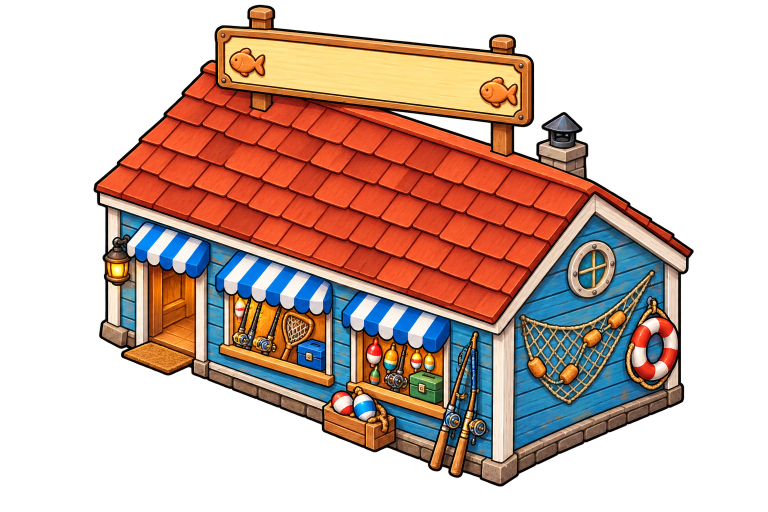
#> input picture art_source/Bunt bemaltes Fischereigeschäft am Meer.png, 1536 x 1024 px, found by its file name (shown at 1/2 size)
$ python extract_gear_shop.py 'art_source/Bunt bemaltes Fischereigeschäft am Meer.png' assets/sprites/props/gear_shop.png
#> lines starting #> are read from the running program, lines starting #| are printed output that depends on the picture; after the words box and inside, x2 and y2 are one past the last pixel; in counts of white or black regions, pixels touching at a corner belong together
"""Cuts the gear shop out of its painting and straightens it to the game's 2:1 isometry.

The painting (art_source/"Bunt bemaltes Fischereigeschäft am Meer.png") has a dark backdrop with
a soft glow instead of transparency. Background is every smooth pixel (no sharp step to its
neighbours) connected to the border, plus the pocket of backdrop under the sign; the building's
black outline is a sharp edge, so the fill stops there. Where the backdrop is nearly black the
fill runs into the outline, so the dark pixels next to the building are given back.

The painting's camera is flatter than the game's: its base edges rise 0.39 and 0.42 px per px
instead of 0.5. A vertical stretch with a slight shear (y' = 1.235 y + 0.0185 x) brings both to
0.5 and keeps verticals vertical. The building then is 3 cells long but only about 1.6 deep;
GearShopNode stands it on the footprint's front edges.

Needs Pillow, NumPy and SciPy. Usage:
  python tools/extract_gear_shop.py "art_source/Bunt bemaltes Fischereigeschäft am Meer.png" assets/sprites/props/gear_shop.png
"""
import sys

import numpy as np
from PIL import Image
from scipy import ndimage

SMOOTH = 8
# A point in the pocket of backdrop between the sign and the roof.
POCKET = (900, 245)
DARK = 40
STRETCH = 1.235
SHEAR = 0.0185


def main() -> None:
    rgb = np.array(Image.open(sys.argv[1]).convert("RGB"))
    rgba = np.dstack([rgb, _alpha(rgb.astype(int))])
    Image.fromarray(_trim(_straighten(rgba)), "RGBA").save(sys.argv[2])


def _alpha(rgb: np.ndarray) -> np.ndarray:
    step = np.zeros(rgb.shape[:2], int)
    d = np.abs(np.diff(rgb, axis=1)).max(2)
    step[:, 1:] = np.maximum(step[:, 1:], d)
    step[:, :-1] = np.maximum(step[:, :-1], d)
    d = np.abs(np.diff(rgb, axis=0)).max(2)
#> d: shape (1023, 1536) int64
    step[1:] = np.maximum(step[1:], d)
    step[:-1] = np.maximum(step[:-1], d)
    regions, _ = ndimage.label(step < SMOOTH)
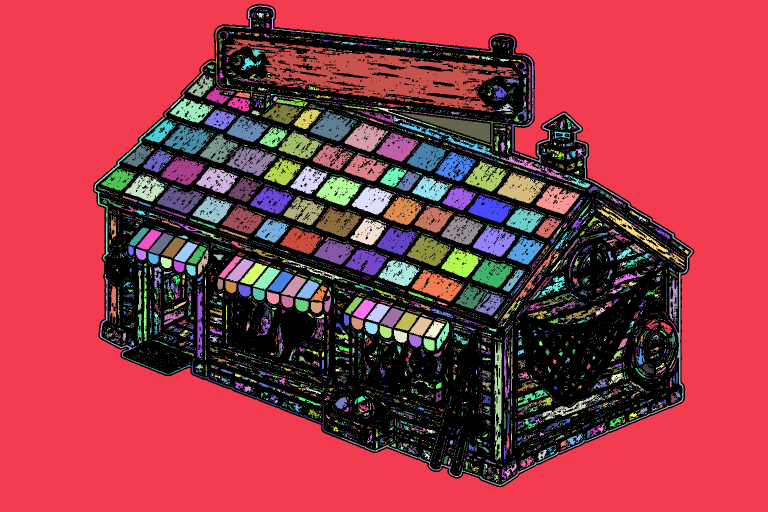
#> regions: shape (1024, 1536) int32 (shown at 1/2 size); 10092 distinct labels, from 0 to 10091; one colour per label, 0 black
    border = np.unique(np.concatenate([regions[0], regions[-1], regions[:, 0], regions[:, -1]]))
#> border = [1]
    pocket = regions == regions[POCKET[1], POCKET[0]]
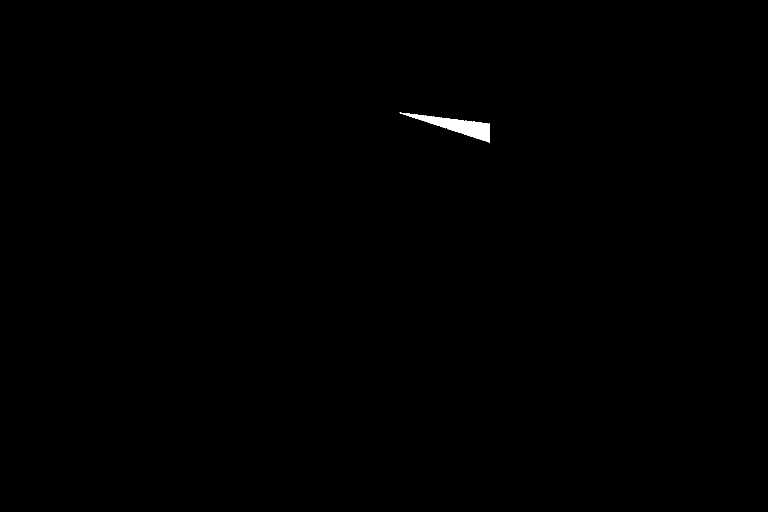
#> pocket: shape (1024, 1536) bool (shown at 1/2 size); 0.22% white; 1 white region, box (x1, y1, x2, y2) and area: (799, 225, 980, 285) 3531
    background = ndimage.binary_opening(np.isin(regions, border[border > 0]) | pocket, iterations=1)
#> background: shape (1024, 1536) bool; 50.3% white; 5 black regions (4 under 20 px), largest, box (x1, y1, x2, y2) and area: (185, 7, 1389, 975) 782242
    dark = rgb.max(2) <= DARK
#> dark: shape (1024, 1536) bool; 37.7% white; 1008 white regions (888 under 20 px), largest, box (x1, y1, x2, y2) and area: (0, 0, 800, 1024) 282011, (1071, 0, 1536, 1024) 249461, (187, 10, 1387, 973) 46023
    building = ~background
    building |= dark & ndimage.binary_dilation(building, iterations=10)
#> building: shape (1024, 1536) bool; 49.8% white; 5 white regions, box (x1, y1, x2, y2) and area: (185, 7, 1389, 975) 782242, (0, 0, 11, 11) 66, (1525, 0, 1536, 11) 66, (0, 1013, 11, 1024) 66, (1525, 1013, 1536, 1024) 66
    building = ndimage.binary_fill_holes(building)
    building[ndimage.binary_dilation(pocket)] = False
    parts, count = ndimage.label(building)
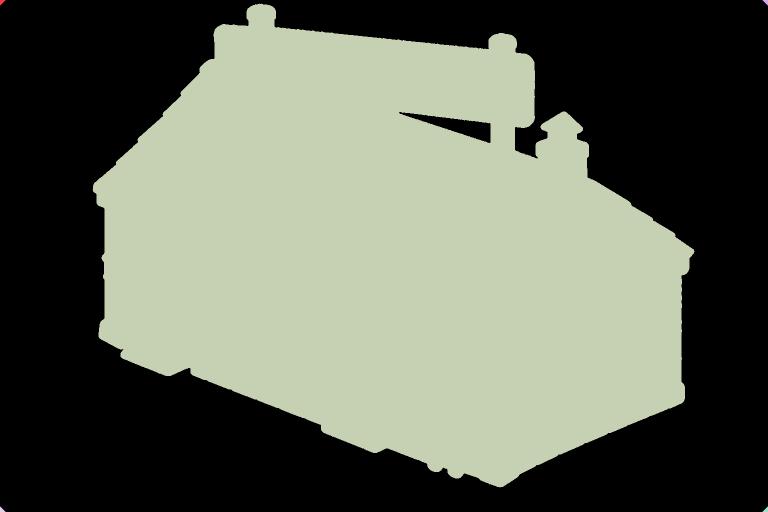
#> parts: shape (1024, 1536) int32 (shown at 1/2 size); 6 distinct labels, from 0 to 5; one colour per label, 0 black
#> count = 5
    building = parts == 1 + np.argmax(ndimage.sum(building, parts, range(1, count + 1)))
#> building: shape (1024, 1536) bool; 49.7% white; 1 white region, box (x1, y1, x2, y2) and area: (185, 7, 1389, 975) 781815
    # Specks of glow outside the outline.
    for _ in range(3):
        edge = building & ndimage.binary_dilation(~building)
        building &= ~(edge & ~dark)
#> this loop made 3 passes
#> pass 1, in _alpha, `building &= ~(edge & ~dark)`:
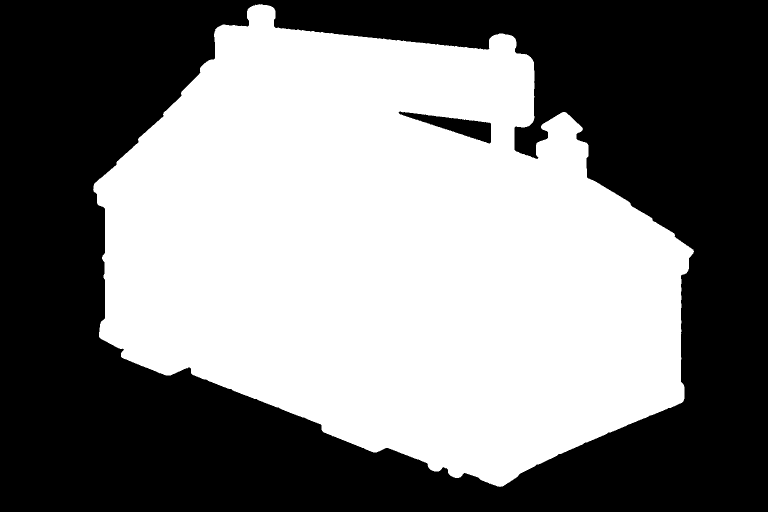
#> building: shape (1024, 1536) bool (shown at 1/2 size); 49.4% white; 1 white region, box (x1, y1, x2, y2) and area: (186, 8, 1388, 974) 777735
#> after the loop: building: shape (1024, 1536) bool; 49.3% white; 1 white region, box (x1, y1, x2, y2) and area: (187, 10, 1387, 973) 774892
    keep = ndimage.binary_erosion(building, iterations=1)
#> keep: shape (1024, 1536) bool; 49% white; 1 white region, box (x1, y1, x2, y2) and area: (188, 11, 1386, 972) 770737
    soft = ndimage.gaussian_filter(keep.astype(float), 0.6)
    return (np.clip(soft * 1.4 - 0.2, 0, 1) * 255).astype(np.uint8)


def _straighten(rgba: np.ndarray) -> np.ndarray:
    """y' = STRETCH y + SHEAR x, resampled premultiplied so no backdrop colour bleeds in."""
    premult = rgba.astype(float)
    premult[..., :3] *= premult[..., 3:] / 255
    height = int(np.ceil(rgba.shape[0] * STRETCH + rgba.shape[1] * SHEAR)) + 2
#> height = 1296
    image = Image.fromarray(np.clip(premult, 0, 255).astype(np.uint8), "RGBA")
    inverse = (1, 0, 0, -SHEAR / STRETCH, 1 / STRETCH, 0)
    out = np.array(image.transform((rgba.shape[1], height), Image.AFFINE, inverse, resample=Image.BICUBIC)).astype(float)
    alpha = out[..., 3:]
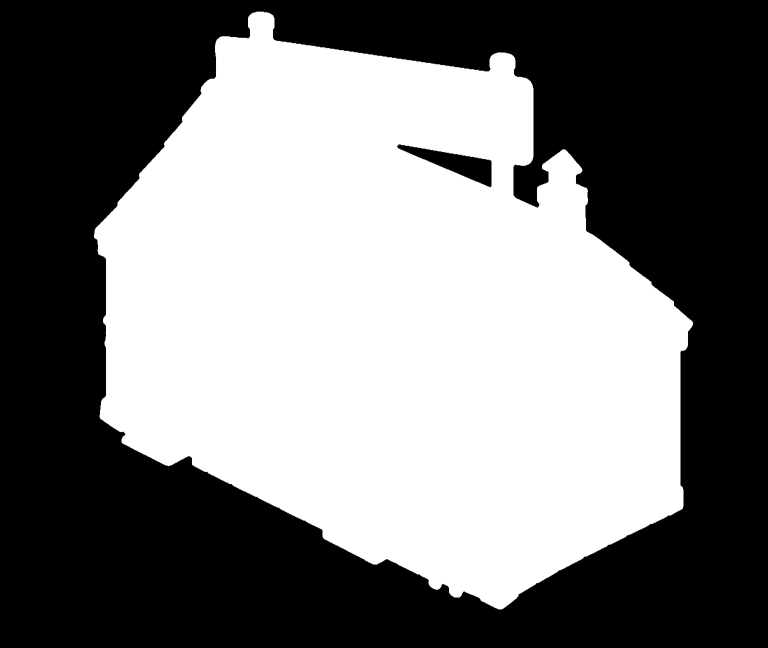
#> alpha: shape (1296, 1536, 1) float64 (shown at 1/2 size); min 0, max 255, mean 121.9
    out[..., :3] = np.where(alpha > 0, out[..., :3] * 255 / np.maximum(alpha, 1), 0)
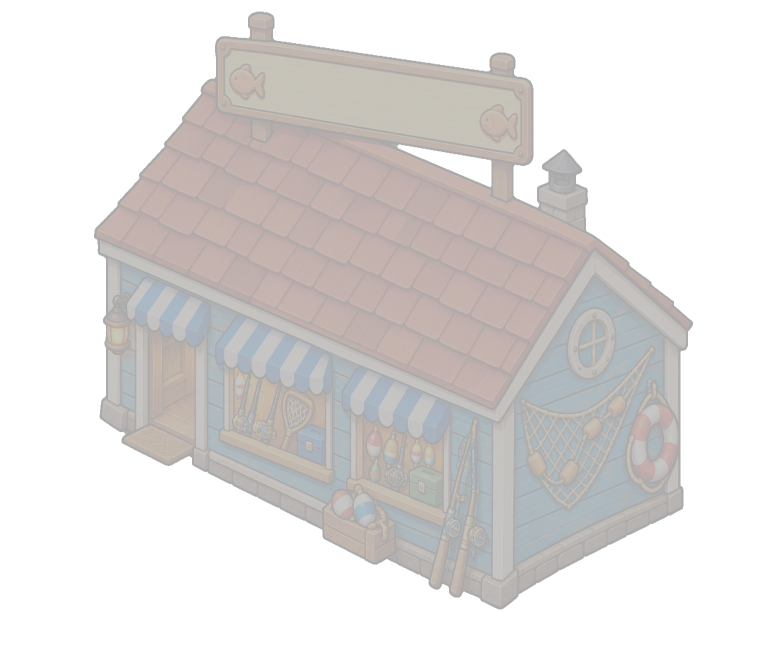
#> out: shape (1296, 1536, 4) float64 (shown at 1/2 size); mean R, G, B, A 75.8, 49.9, 39.7, 121.9; transparent parts drawn white
    return np.clip(out, 0, 255).astype(np.uint8)
#> returned value: shape (1296, 1536, 4)


def _trim(img: np.ndarray) -> np.ndarray:
    ys, xs = np.nonzero(img[..., 3] > 8)
    return img[ys.min():ys.max() + 1, xs.min():xs.max() + 1]
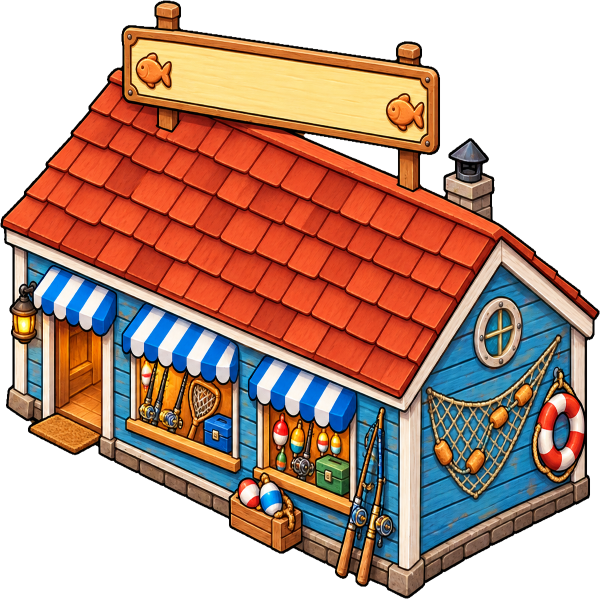
#> returned value: shape (1198, 1200, 4) (shown at 1/2 size); mean of channels 0, 1, 2, 3 105, 69.1, 55, 168.8; transparent parts drawn white


if __name__ == "__main__":
    main()

$ run again, on art_source/Cartoon-Meereswesen auf Transparenz.png
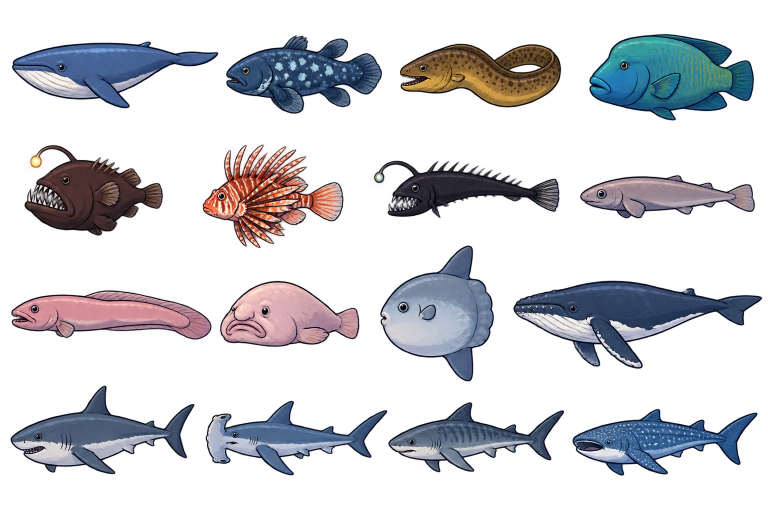
#> input picture art_source/Cartoon-Meereswesen auf Transparenz.png, 1536 x 1024 px (shown at 1/2 size)
#> regions: shape (1024, 1536) int32; 4751 distinct labels, from 0 to 4750
#> border = [1]
#> pocket: shape (1024, 1536) bool; 69.7% white; 16 black regions, largest, box (x1, y1, x2, y2) and area: (1026, 560, 1526, 739) 44251, (1177, 66, 1509, 242) 41450, (758, 490, 989, 764) 37002
#> background: shape (1024, 1536) bool; 69.7% white; 20 black regions (4 under 20 px), largest, box (x1, y1, x2, y2) and area: (1026, 560, 1526, 739) 44263, (1177, 66, 1509, 242) 41457, (758, 490, 989, 764) 37026
#> dark: shape (1024, 1536) bool; 4.2% white; 712 white regions (598 under 20 px), largest, box (x1, y1, x2, y2) and area: (749, 290, 1116, 436) 18318, (743, 0, 858, 57) 3412, (49, 347, 323, 471) 3284
#> in _alpha, `parts, count = ndimage.label(building)`:
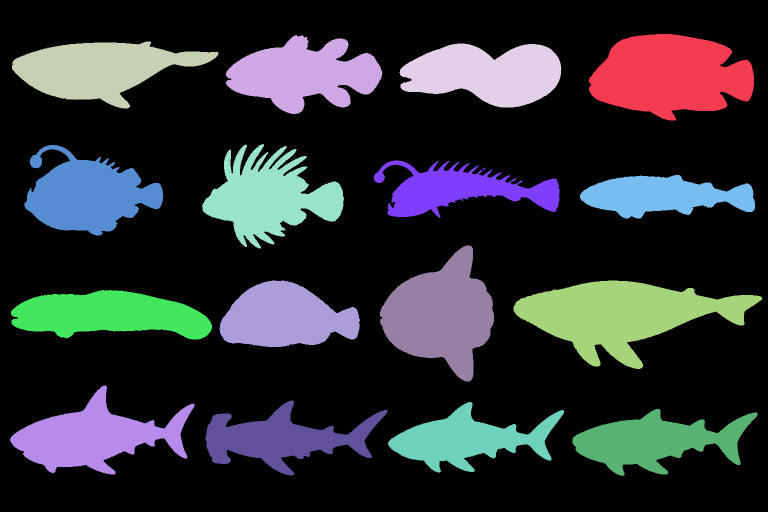
#> parts: shape (1024, 1536) int32 (shown at 1/2 size); 17 distinct labels, from 0 to 16; one colour per label, 0 black
#> count = 16
#> keep: shape (1024, 1536) bool; 2.6% white; 1 white region, box (x1, y1, x2, y2) and area: (1029, 563, 1523, 736) 40685
#> in _trim, `return img[ys.min():ys.max() + 1, xs.min():xs.max() + 1]`:
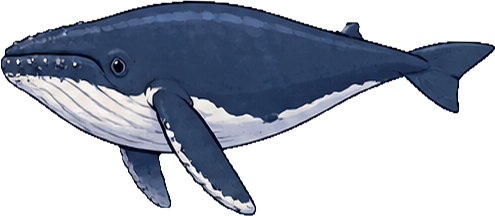
#> returned value: shape (216, 495, 4); mean of channels 0, 1, 2, 3 36.1, 42.6, 55.3, 119.8; transparent parts drawn white

$ run again, on art_source/Isometrische Fischmarkt-Stände im Set.png
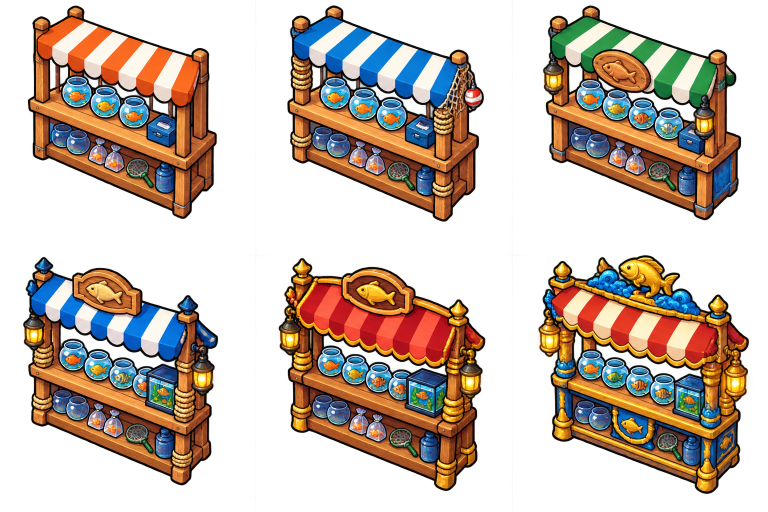
#> input picture art_source/Isometrische Fischmarkt-Stände im Set.png, 1536 x 1024 px (shown at 1/2 size)
#> regions: shape (1024, 1536) int32; 9234 distinct labels, from 0 to 9233
#> border = [0, 1, 2]
#> pocket: shape (1024, 1536) bool; 33.9% white; 393 white regions (347 under 20 px), largest, box (x1, y1, x2, y2) and area: (1075, 508, 1499, 989) 113985, (556, 514, 972, 984) 97716, (45, 513, 438, 972) 88352
#> background: shape (1024, 1536) bool; 85.1% white; 4898 black regions (3985 under 20 px), largest, box (x1, y1, x2, y2) and area: (123, 653, 348, 736) 3612, (1195, 691, 1401, 758) 2833, (649, 672, 891, 748) 2791
#> dark: shape (1024, 1536) bool; 9.5% white; 699 white regions (632 under 20 px), largest, box (x1, y1, x2, y2) and area: (46, 514, 436, 971) 15849, (0, 905, 206, 1024) 15425, (557, 516, 970, 982) 15400
#> in _alpha, `parts, count = ndimage.label(building)`:
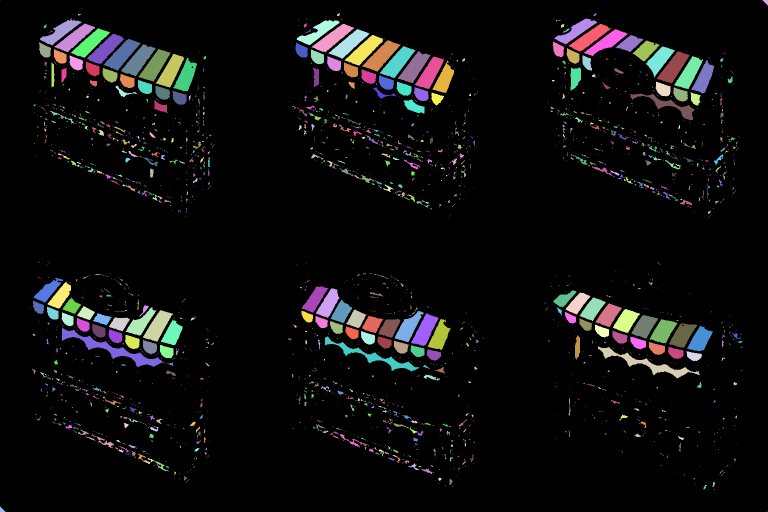
#> parts: shape (1024, 1536) int32 (shown at 1/2 size); 3000 distinct labels, from 0 to 2999; one colour per label, 0 black
#> count = 2999
#> keep: shape (1024, 1536) bool; 0.08% white; 2 white regions, box (x1, y1, x2, y2) and area: (167, 676, 319, 730) 1139, (128, 662, 155, 676) 169
#> ys = 1911 values from 819 to 907; xs = 1911 values, max 318 at index 1648, min 127 at index 6, mean 227.2
#> in _trim, `return img[ys.min():ys.max() + 1, xs.min():xs.max() + 1]`:
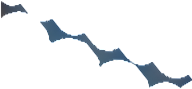
#> returned value: shape (89, 192, 4); mean of channels 0, 1, 2, 3 8.6, 11.3, 13.9, 24; transparent parts drawn white

$ run again, on art_source/Isometrische Fischmarkt-Upgrade-Stände.png
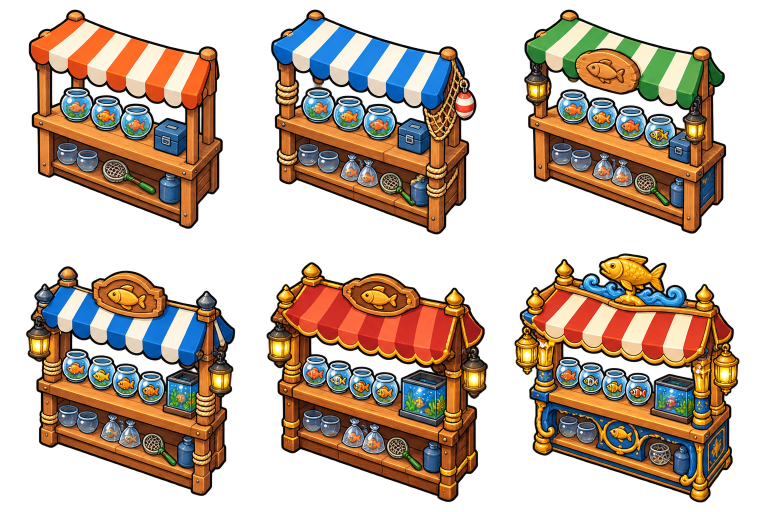
#> input picture art_source/Isometrische Fischmarkt-Upgrade-Stände.png, 1536 x 1024 px (shown at 1/2 size)
#> regions: shape (1024, 1536) int32; 9798 distinct labels, from 0 to 9797
#> border = [1]
#> pocket: shape (1024, 1536) bool; 37.6% white; 387 white regions (366 under 20 px), largest, box (x1, y1, x2, y2) and area: (1027, 505, 1481, 1006) 127052, (531, 523, 977, 1005) 112306, (51, 531, 472, 993) 101838
#> background: shape (1024, 1536) bool; 83.1% white; 5074 black regions (4083 under 20 px), largest, box (x1, y1, x2, y2) and area: (1098, 143, 1377, 256) 6203, (624, 676, 863, 771) 5406, (1128, 690, 1383, 768) 4801
#> dark: shape (1024, 1536) bool; 9% white; 1395 white regions (1304 under 20 px), largest, box (x1, y1, x2, y2) and area: (533, 525, 976, 1004) 16978, (52, 533, 470, 992) 16598, (1431, 0, 1536, 232) 15998
#> parts: shape (1024, 1536) int32; 2953 distinct labels, from 0 to 2952
#> count = 2952
#> keep: shape (1024, 1536) bool; 0.18% white; 4 white regions (1 under 20 px), largest, box (x1, y1, x2, y2) and area: (1226, 189, 1368, 250) 1631, (1103, 150, 1145, 206) 825, (1149, 166, 1206, 196) 305
#> ys = 3824 values from 205 to 333; xs = 3824 values, max 1367 at index 3482, min 1102 at index 2049, mean 1232.3
#> in _trim, `return img[ys.min():ys.max() + 1, xs.min():xs.max() + 1]`:
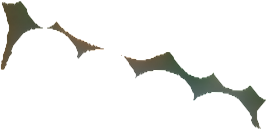
#> returned value: shape (129, 266, 4); mean of channels 0, 1, 2, 3 10.3, 10.6, 8.5, 25.3; transparent parts drawn white
